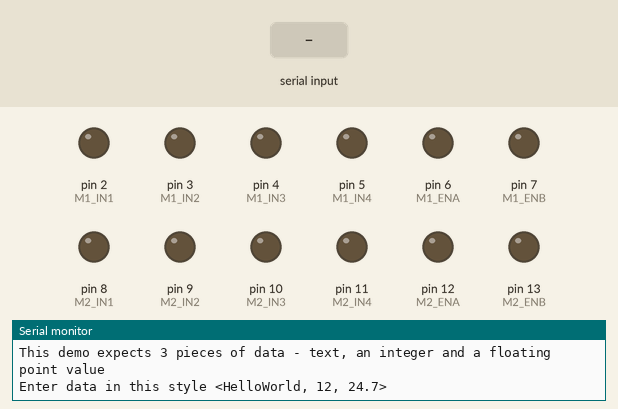
This sketch was run on a simulated Arduino Uno, built with avr-gcc and run on an emulated ATmega328P. On the bench: output pins drawn as LEDs (lit = HIGH), the last lines printed to the serial monitor. Inputs (shaded band) come from the test bench.

Above: at 1.2 s.
1.3 s: "<90,45,200>" received over Serial
At 2.2 s:
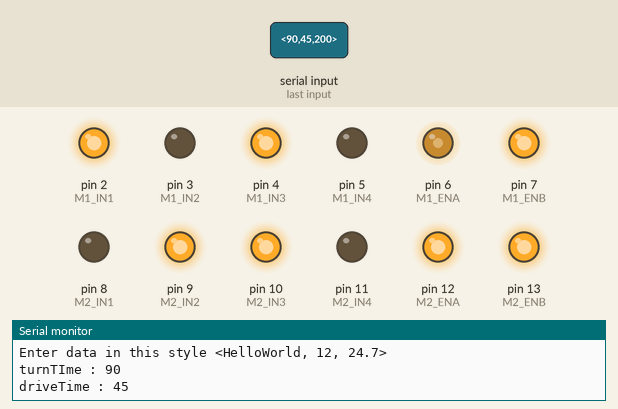
At 26.7 s:
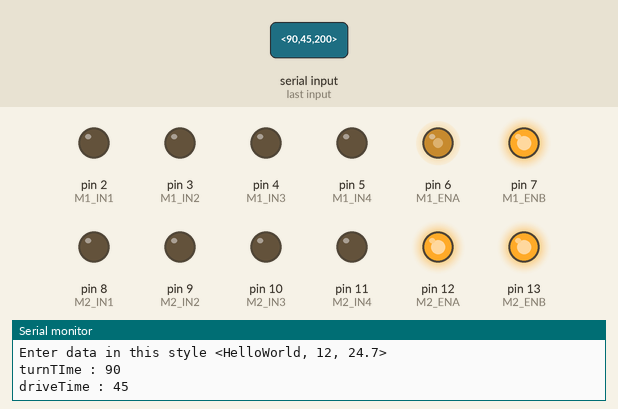
Timing chart, 0 to 30.2 s (numbered marks = the images above; inputs shaded):
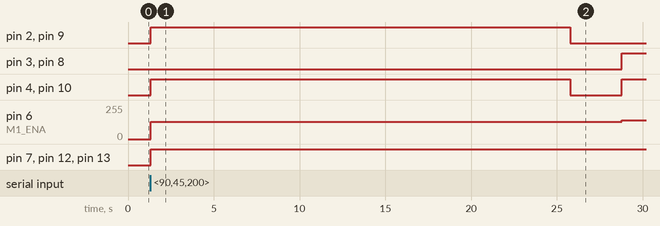

The sketch:

ArduinoPC2.ino
```cpp
// Example 5 - Receive with start- and end-markers combined with parsing
int M1_IN1 = 2;  //Low
int M1_IN2 = 3;  //HIGH
int M1_IN3 = 4;  //HIGH
int M1_IN4 = 5;  //LOW
int M1_ENA = 6;
int M1_ENB = 7;

int M2_IN1 = 8;   //HIGH
int M2_IN2 = 9;   //LOW
int M2_IN3 = 10;  //HIGH
int M2_IN4 = 11;  //LOW
int M2_ENA = 12;
int M2_ENB = 13;

int x;
int driveSpd = 140;
int turnSpd = 130;

// =======================
const byte numChars = 32;
char receivedChars[numChars];
char tempChars[numChars];        // temporary array for use when parsing

      // variables to hold the parsed data
char messageFromPC[numChars] = {0};
int integerFromPC = 0;
int driveTime = 0;
int turnTime = 0;
float floatFromPC = 0.0;

boolean newData = false;

//============

void setup() {
    Serial.begin(9600);
    Serial.println("This demo expects 3 pieces of data - text, an integer and a floating point value");
    Serial.println("Enter data in this style <HelloWorld, 12, 24.7>  ");
    Serial.println();
    pinMode(M1_IN1, OUTPUT);
    pinMode(M1_IN2, OUTPUT);
    pinMode(M1_IN3, OUTPUT);
    pinMode(M1_IN4, OUTPUT);
    pinMode(M1_ENA,OUTPUT);
    pinMode(M1_ENB,OUTPUT);

    pinMode(M2_IN1, OUTPUT);
    pinMode(M2_IN2, OUTPUT);
    pinMode(M2_IN3, OUTPUT);
    pinMode(M2_IN4, OUTPUT);
    pinMode(M2_ENA, OUTPUT);
    pinMode(M2_ENB, OUTPUT);
}

//============

void loop() {

    recvWithStartEndMarkers();
    if (newData == true) {
        strcpy(tempChars, receivedChars);
            // this temporary copy is necessary to protect the original data
            //   because strtok() used in parseData() replaces the commas with \0
        parseData();
        showParsedData();
        newData = false;
        Left(turnTime);
        delay(3000);
        Forward(driveTime);
        delay(3000);
    }
}

//============

void recvWithStartEndMarkers() {
    static boolean recvInProgress = false;
    static byte ndx = 0;
    char startMarker = '<';
    char endMarker = '>';
    char rc;

    while (Serial.available() > 0 && newData == false) {
        rc = Serial.read();

        if (recvInProgress == true) {
            if (rc != endMarker) {
                receivedChars[ndx] = rc;
                ndx++;
                if (ndx >= numChars) {
                    ndx = numChars - 1;
                }
            }
            else {
                receivedChars[ndx] = '\0'; // terminate the string
                recvInProgress = false;
                ndx = 0;
                newData = true;
            }
        }

        else if (rc == startMarker) {
            recvInProgress = true;
        }
    }
}

//============

void parseData() {      // split the data into its parts

    char * strtokIndx; // this is used by strtok() as an index

    strtokIndx = strtok(tempChars,",");
    turnTime  = atoi(strtokIndx);

    strtokIndx = strtok(NULL,",");
    driveTime = atoi(strtokIndx);


//    strtokIndx = strtok(tempChars,",");      // get the first part - the string
//    strcpy(messageFromPC, strtokIndx); // copy it to messageFromPC
//
//    strtokIndx = strtok(NULL, ","); // this continues where the previous call left off
//    integerFromPC = atoi(strtokIndx);     // convert this part to an integer
//
//    strtokIndx = strtok(NULL, ",");
//    floatFromPC = atof(strtokIndx);     // convert this part to a float

}

//============

void showParsedData() {
//    Serial.print("Message ");
//    Serial.println(messageFromPC);
//    Serial.print("Integer ");
//    Serial.println(integerFromPC);
//    Serial.print("Float ");
//    Serial.println(floatFromPC);
  Serial.print("turnTIme : ");
  Serial.println(turnTime);
  Serial.print("driveTime : ");
  Serial.println(driveTime);
}


void Forward(int x){
  analogWrite(M1_ENA,driveSpd);
  analogWrite(M1_ENB,driveSpd);
  analogWrite(M2_ENA,driveSpd);
  analogWrite(M2_ENB,driveSpd);

  digitalWrite(M1_IN1,LOW);
  digitalWrite(M1_IN2,HIGH);
  digitalWrite(M1_IN3,HIGH);
  digitalWrite(M1_IN4,LOW);

  digitalWrite(M2_IN1,HIGH);
  digitalWrite(M2_IN2,LOW);
  digitalWrite(M2_IN3,HIGH);
  digitalWrite(M2_IN4,LOW);

  delay(x*1000);
  digitalWrite(M1_IN1,LOW);
  digitalWrite(M1_IN2,LOW);
  digitalWrite(M1_IN3,LOW);
  digitalWrite(M1_IN4,LOW);
  digitalWrite(M2_IN1,LOW);
  digitalWrite(M2_IN2,LOW);
  digitalWrite(M2_IN3,LOW);
  digitalWrite(M2_IN4,LOW);
}

void Left(int x){
  analogWrite(M1_ENA,turnSpd);
  analogWrite(M1_ENB,turnSpd);
  analogWrite(M2_ENA,turnSpd);
  analogWrite(M2_ENB,turnSpd);

  digitalWrite(M1_IN1,HIGH);
  digitalWrite(M1_IN2,LOW);
  digitalWrite(M1_IN3,HIGH);
  digitalWrite(M1_IN4,LOW);

  digitalWrite(M2_IN1,LOW);
  digitalWrite(M2_IN2,HIGH);
  digitalWrite(M2_IN3,HIGH);
  digitalWrite(M2_IN4,LOW);

  delay(x*1000);
  digitalWrite(M1_IN1,LOW);
  digitalWrite(M1_IN2,LOW);
  digitalWrite(M1_IN3,LOW);
  digitalWrite(M1_IN4,LOW);
  digitalWrite(M2_IN1,LOW);
  digitalWrite(M2_IN2,LOW);
  digitalWrite(M2_IN3,LOW);
  digitalWrite(M2_IN4,LOW);


}

void Right(int x){

  analogWrite(M1_ENA,turnSpd);
  analogWrite(M1_ENB,turnSpd);
  analogWrite(M2_ENA,turnSpd);
  analogWrite(M2_ENB,turnSpd);

  digitalWrite(M1_IN1,LOW);
  digitalWrite(M1_IN2,HIGH);
  digitalWrite(M1_IN3,LOW);
  digitalWrite(M1_IN4,HIGH);

  digitalWrite(M2_IN1,HIGH);
  digitalWrite(M2_IN2,LOW);
  digitalWrite(M2_IN3,LOW);
  digitalWrite(M2_IN4,HIGH);

  delay(x*1000);
  digitalWrite(M1_IN1,LOW);
  digitalWrite(M1_IN2,LOW);
  digitalWrite(M1_IN3,LOW);
  digitalWrite(M1_IN4,LOW);
  digitalWrite(M2_IN1,LOW);
  digitalWrite(M2_IN2,LOW);
  digitalWrite(M2_IN3,LOW);
  digitalWrite(M2_IN4,LOW);
}
```

Measured:
- after the input at 1.3 s, pin 2 (M1_IN1): LOW → HIGH at once, → LOW 24.5 s later; pin 3 (M1_IN2): LOW → HIGH after 27.5 s
